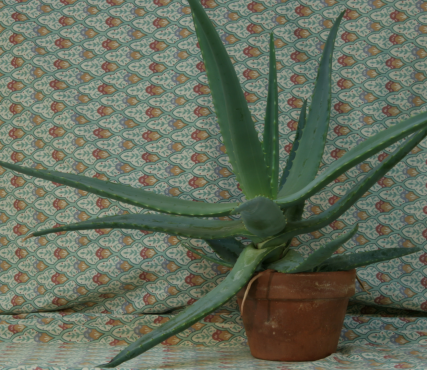
#> input picture Week3/Assigments/code/Aloe_left_1.png, 427 x 370 px
$ jupyter execute 'stereo matching _ correlation.ipynb'
#> lines starting #> are read from the running program, lines starting #| are printed output that depends on the picture
[cell 1]
# aivietnam.ai
# sum-area table ; simple implementation

# Chương trình này bên C++ có thể đạt real-time nếu tối ưu hơn ở vài chỗ.
# Bên python không thiết kế để thao tác đến từng vị trí và tối ưu cho việc dùng vectorization.
# Chúng ta thấy rõ hơn tác dùng của sum-area table bên stereo_matching_ad (file SumAreaTable).

import numpy as np
from PIL import Image
import math

def stereo_matching_corr(left_img, right_img, kernel_size, disparity_range):

    # đọc ảnh trái và ảnh phải, rồi chuyển sang ảnh grayscale
#> called with left_img = 'Aloe_left_1.png', right_img = 'Aloe_right_2.png', kernel_size = 11, disparity_range = 64
    left_img  = Image.open(left_img).convert('L')
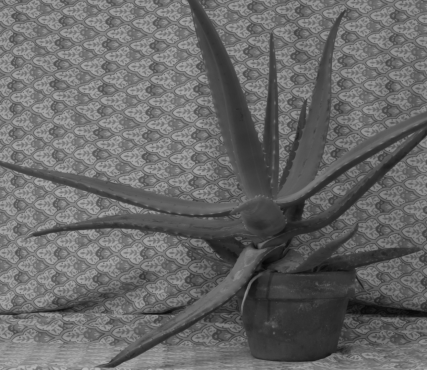
#> left_img: PIL image 427x370 L; min 5, max 184, mean 104.3
    left      = np.asarray(left_img)

    right_img = Image.open(right_img).convert('L')
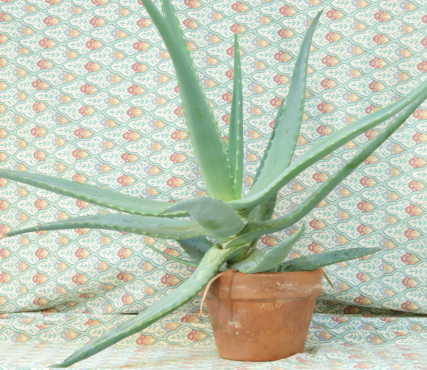
#> input picture Week3/Assigments/code/Aloe_right_2.png, 427 x 370 px
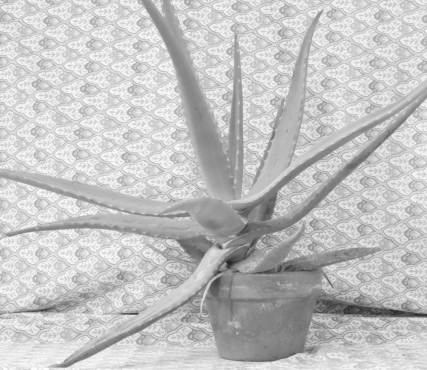
#> right_img: PIL image 427x370 L; min 31, max 253, mean 194.7
    right     = np.asarray(right_img)

    # cho trước chiều rộng và chiều cao của ảnh
    height = 370 #288
    width  = 427 #384

    # tạo disparity map
    depth = np.zeros((height, width), np.uint8)

    # số lượng pixel trong một window
    n = kernel_size*kernel_size

    # kernel_half để bỏ rìa (viền) xung quanh
    kernel_half = int( (kernel_size-1) / 2)

    # giá trị scale chỉ có tác dụng để làm disparity map nhìn rõ ràng hơn.
    scale = 255 / disparity_range

    # lưu tất cả các giá trị corr cho mỗi pixep p bên ảnh trái và D (disaprity range) pixel q bên ảnh phải
    corr_space = np.ones((disparity_range, height, width))

    # build sum-area table for each disparity
    for j in range(disparity_range):
        print(".", end=" ")

        # Dựa vào công thức tính corr, có 5 loại tính sum.
        # Do đó, có 5 nhóm biến khác nhau cho việc tính sum này

        # memory là các sum-area table. Khởi tạo với các giá trị 1 không có ý nghĩa gì cả.
        memory_sum_x  = np.ones((height, width))
        memory_sum_y  = np.ones((height, width))
        memory_sum_xy = np.ones((height, width))
        memory_sum_x2 = np.ones((height, width))
        memory_sum_y2 = np.ones((height, width))

        # các biến data chứa 5 kiểu data để tính sum. Khởi tạo với các giá trị 1 không có ý nghĩa gì cả.
        # Gán giá trị khởi tạo cho các vị trí. 255 cho x và 1 cho y. Các giá trị này có ý nghĩa cho các vị trí rìa.
        data_sum_x  = np.ones((height, width))*255
        data_sum_y  = np.ones((height, width))
        data_sum_xy = np.ones((height, width))*255
        data_sum_x2 = np.ones((height, width))*255*255
        data_sum_y2 = np.ones((height, width))

        for y in range(kernel_half, height-kernel_half):
            for x in range(kernel_half, width-kernel_half):
                if (x - j >= 0):
                    data_sum_x[y, x]  = int(left[y, x])
                    data_sum_y[y, x]  = int(right[y, x - j])
                    data_sum_xy[y, x] = int(left[y, x])*int(right[y, x - j])
                    data_sum_x2[y, x] = int(left[y, x])*int(left[y, x])
                    data_sum_y2[y, x] = int(right[y, x - j])*int(right[y, x - j])

        # bắt đầu tính sum-area table
        # Các bạn xem cách thuật toán hoạt động ở đây nhé https://en.wikipedia.org/wiki/Summed-area_table

        # first item
        memory_sum_x[0, 0]  = data_sum_x[0, 0]
        memory_sum_y[0, 0]  = data_sum_y[0, 0]
        memory_sum_xy[0, 0] = data_sum_xy[0, 0]
        memory_sum_x2[0, 0] = data_sum_x2[0, 0]
        memory_sum_y2[0, 0] = data_sum_y2[0, 0]

        # first row
        for y in range(1):
            for x in range(1, width):
                memory_sum_x[y, x]  = memory_sum_x[y, x - 1] + data_sum_x[y, x]
                memory_sum_y[y, x]  = memory_sum_y[y, x - 1] + data_sum_y[y, x]
                memory_sum_xy[y, x] = memory_sum_xy[y, x - 1] + data_sum_xy[y, x]
                memory_sum_x2[y, x] = memory_sum_x2[y, x - 1] + data_sum_x2[y, x]
                memory_sum_y2[y, x] = memory_sum_y2[y, x - 1] + data_sum_y2[y, x]


        # first column
        for x in range(1):
            for y in range(1, height):
                memory_sum_x[y, x]  = memory_sum_x[y - 1, x] + data_sum_x[y, x]
                memory_sum_y[y, x]  = memory_sum_y[y - 1, x] + data_sum_y[y, x]
                memory_sum_xy[y, x] = memory_sum_xy[y - 1, x] + data_sum_xy[y, x]
                memory_sum_x2[y, x] = memory_sum_x2[y - 1, x] + data_sum_x2[y, x]
                memory_sum_y2[y, x] = memory_sum_y2[y - 1, x] + data_sum_y2[y, x]

        # remaining
        for y in range(1, height):
            for x in range(1, width):
                memory_sum_x[y, x]  = memory_sum_x[y, x - 1] + memory_sum_x[y - 1, x] - \
                                      memory_sum_x[y - 1, x - 1] + data_sum_x[y, x]
                memory_sum_y[y, x]  = memory_sum_y[y, x - 1] + memory_sum_y[y - 1, x] - \
                                      memory_sum_y[y - 1, x - 1] + data_sum_y[y, x]
                memory_sum_xy[y, x] = memory_sum_xy[y, x - 1] + memory_sum_xy[y - 1, x] - \
                                      memory_sum_xy[y - 1, x - 1] + data_sum_xy[y, x]
                memory_sum_x2[y, x] = memory_sum_x2[y, x - 1] + memory_sum_x2[y - 1, x] - \
                                      memory_sum_x2[y - 1, x - 1] + data_sum_x2[y, x]
                memory_sum_y2[y, x] = memory_sum_y2[y, x - 1] + memory_sum_y2[y - 1, x] - \
                                      memory_sum_y2[y - 1, x - 1] + data_sum_y2[y, x]

        # Tính corr cho một giá trị j
        for y in range(kernel_half, height-kernel_half):
            for x in range(kernel_half, width-kernel_half):

                # xác định window để tính sum
                x0 = x - kernel_half
                x1 = x + kernel_half
                y0 = y - kernel_half
                y1 = y + kernel_half

                # tính sum dựa vào 4 giá trị từ table
                # tính sum cho 5 loại (dựa vào công thức correlation coefficient)
                # Dấu \ cho phép code xuống hàng; không có ý nghĩa gì cho tính logic của chương trình.

                sum_x = memory_sum_x[y1, x1] - memory_sum_x[y1, x0 - 1] - \
                        memory_sum_x[y0 - 1, x1] + memory_sum_x[y0 - 1, x0 - 1]

                sum_y = memory_sum_y[y1, x1] - memory_sum_y[y1, x0 - 1] - \
                        memory_sum_y[y0 - 1, x1] + memory_sum_y[y0 - 1, x0 - 1]

                sum_xy = memory_sum_xy[y1, x1] - memory_sum_xy[y1, x0 - 1] - \
                         memory_sum_xy[y0 - 1, x1] + memory_sum_xy[y0 - 1, x0 - 1]

                sum_x2 = memory_sum_x2[y1, x1] - memory_sum_x2[y1, x0 - 1] - \
                         memory_sum_x2[y0 - 1, x1] + memory_sum_x2[y0 - 1, x0 - 1]

                sum_y2 = memory_sum_y2[y1, x1] - memory_sum_y2[y1, x0 - 1] - \
                         memory_sum_y2[y0 - 1, x1] + memory_sum_y2[y0 - 1, x0 - 1]

                # tính correlation coefficient
                corr = (n*sum_xy - sum_x*sum_y) / \
                       (np.sqrt(n*sum_x2 - sum_x**2) * np.sqrt(n*sum_y2 - sum_y**2))

                # có corr càng lớn càng tốt và -1 <= corr < = 1
                # Do đó, chúng ta cần chuyển corr thành dạng loss (hay error)
                corr_space[j, y, x] = 1.0 - corr
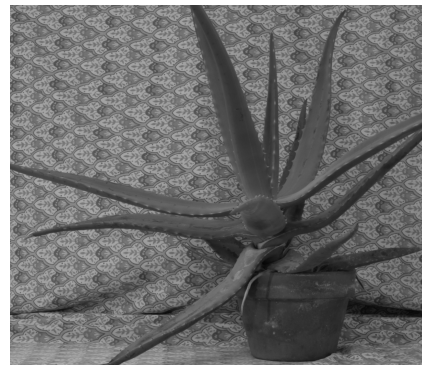
#> data_sum_x: shape (370, 427) float64; min 5, max 255, mean 112.3
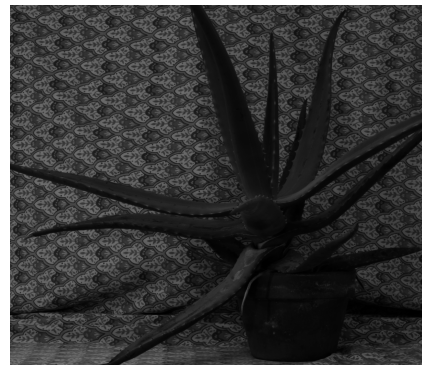
#> data_sum_x2: shape (370, 427) float64; min 25, max 65025, mean 14947.6; drawn with min black and max white
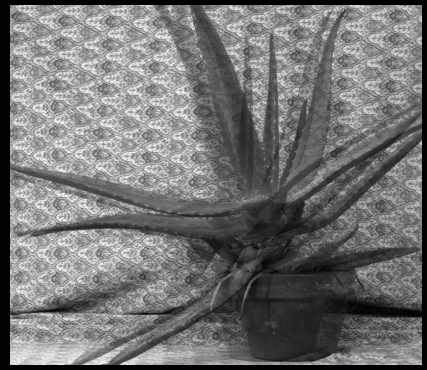
#> data_sum_xy: shape (370, 427) float64; min 255, max 42240, mean 19279.3; drawn with min black and max white
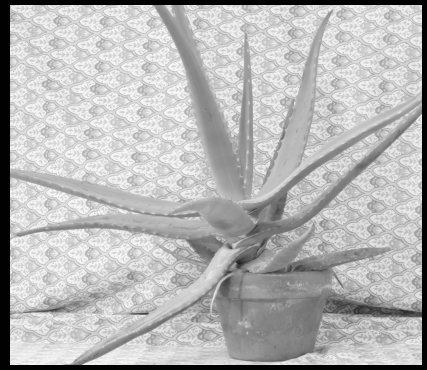
#> data_sum_y: shape (370, 427) float64; min 1, max 250, mean 181.8
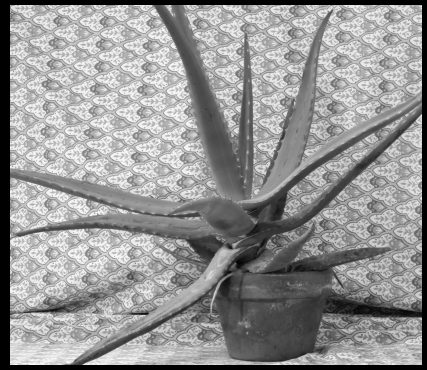
#> data_sum_y2: shape (370, 427) float64; min 1, max 62500, mean 36363; drawn with min black and max white
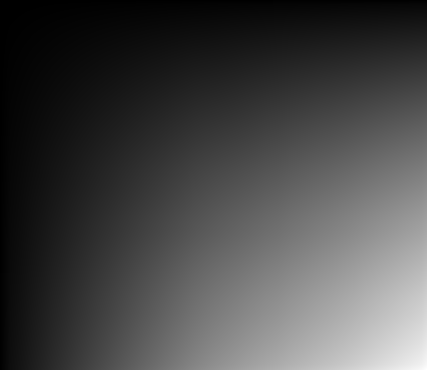
#> memory_sum_x: shape (370, 427) float64; min 255, max 17748560, mean 4949965.2; drawn with min black and max white


    # Khi chương trình chạy tới đây. corr_space đã được tính xong;
    # mỗi pixel p bên ảnh trái có D giá trị cost với D pixel bên ảnh phải

    # Tìm j, tại đó cost có giá trị min. Nói cách khác, trong D giá trị cost, trình vị trí disparity có cost nhỏ nhất
    for y in range(kernel_half, height-kernel_half):
        for x in range(kernel_half, width-kernel_half):
            disparity = 0
            cost_min  = 1.0 # a large number
            for j in range(disparity_range):
                cost = corr_space[j, y, x]
                if cost < cost_min:
                    cost_min = cost
                    disparity = j

            # gán j cho cost_min vào disaprity map
            depth[y, x] = int(disparity * scale)

    # chuyển dữ liệu từ ndarray sang kiểu Image và lưu xuống file
    Image.fromarray(depth).save('Aloe_disparity_map_corr.png')


disparity_range = 64 # cho cặp ảnh Tsukuba
kernel_size = 11
stereo_matching_corr("Aloe_left_1.png", "Aloe_right_2.png", kernel_size, disparity_range)
